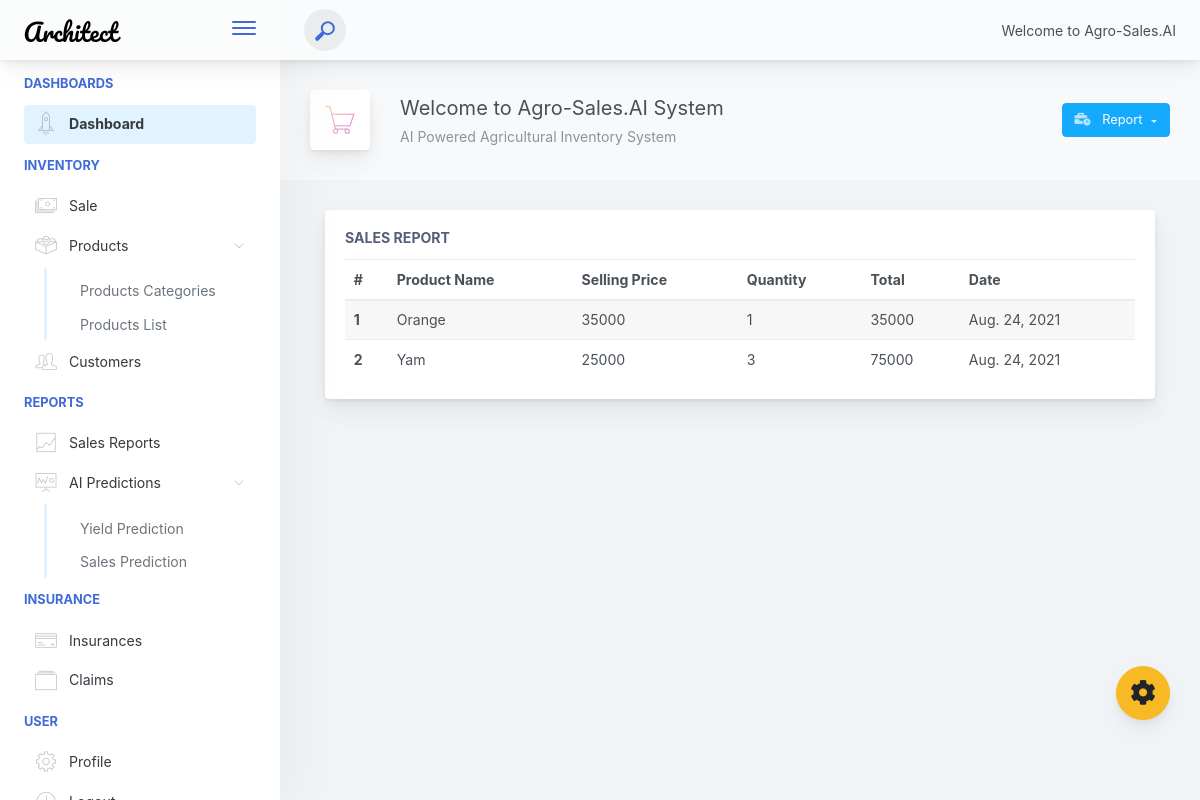
/report, run on an earlier commit of the app's database.
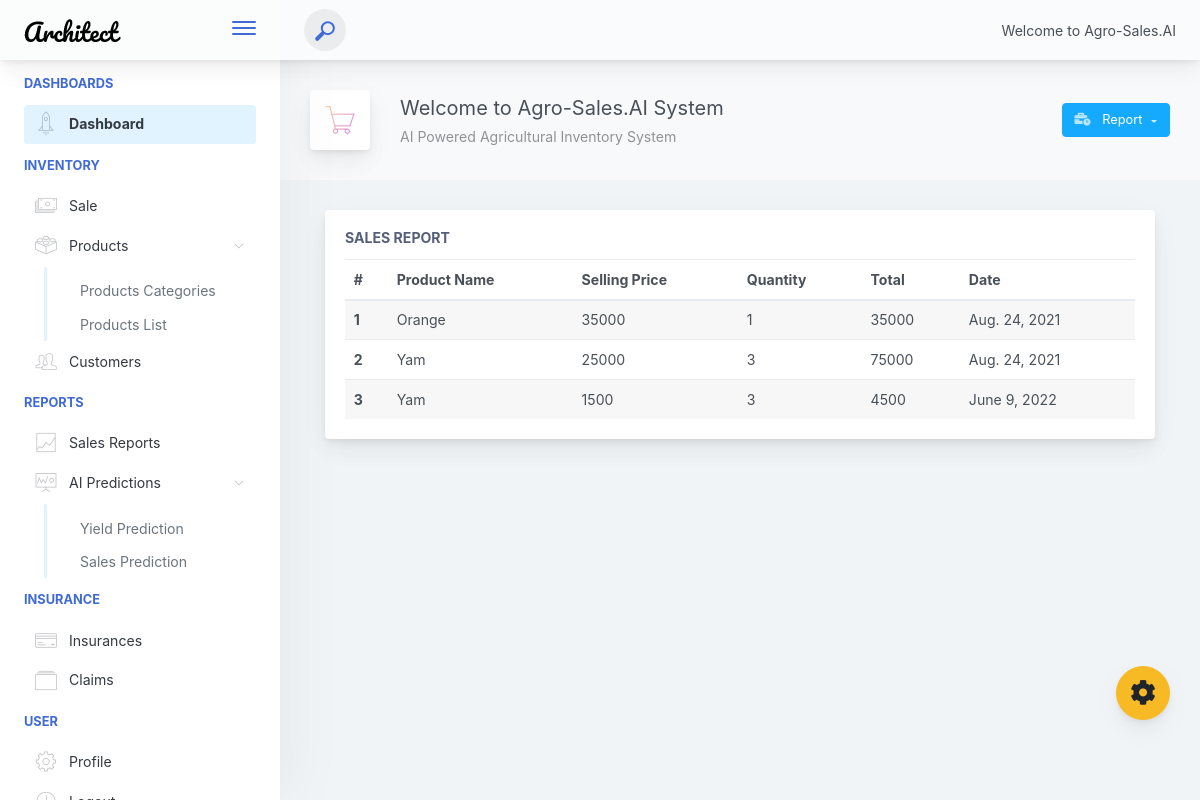
And on a later commit of the database.
### app/models.py (models this page shows, shortened)
class Sale(models.Model):
    products = models.ForeignKey('Product', null=True, on_delete=models.SET_NULL)
    selling_price = models.IntegerField()
    quantity = models.IntegerField()
    date_created = DateField(auto_now_add=True)
    @property
    def Total_sales(self):
        sales = self.selling_price
        quant = self.quantity
        total = sales * quant
        return total

class Product(models.Model):
    prod_name = models.CharField(max_length=50, null=True)
    prod_cat = models.ForeignKey(Category, db_column='cat_name', null=True, on_delete=models.SET_NULL)
    buying_price = models.IntegerField()
    prod_qty = models.IntegerField()
    date_created = models.DateField(auto_now_add=True)
    def __str__(self):
        return self.prod_name

### app/views.py (the view)
# urls.py: path('report', views.report, name='report'),
def report(request):
    reports = Sale.objects.all()
    pagination = Paginator(reports, 10)
    page_num = request.GET.get('page')
    pag_obj = pagination.get_page(page_num)
    context = {'pag_obj': pag_obj, 'reports': reports, }
    return render(request, 'report.html', context)

### app/templates/report.html
{% extends 'header.html' %}
{% block content %}
{% include 'sidebar.html' %}
<div class="app-main__outer">
    <div class="app-main__inner">
        <div class="app-page-title">
            <div class="page-title-wrapper">
                <div class="page-title-heading">
                    <div class="page-title-icon">
                        <i class="pe-7s-cart icon-gradient bg-mean-fruit">
                        </i>
                    </div>
                    <div>Welcome to Agro-Sales.AI System
                        <div class="page-title-subheading">AI Powered Agricultural Inventory System
                        </div>
                    </div>
                </div>
                <div class="page-title-actions">
                    <button type="button" aria-haspopup="true" aria-expanded="false"
                        class="btn-shadow dropdown-toggle btn btn-info">
                        <span class="btn-icon-wrapper pr-2 opacity-7">
                            <i class="fa fa-business-time fa-w-20"></i>
                        </span>
                        Report
                    </button>
                </div>
            </div>
        </div>
        <div class="col-lg-12">
            <div class="main-card mb-3 card">
                <div class="card-body">
                    <h5 class="card-title">Sales Report</h5>
                    <table style="width:100%;" class="mb-0 table table-striped">
                        <thead>
                            <tr>
                                <th>#</th>
                                <th>Product Name</th>
                                <th>Selling Price</th>
                                <th>Quantity</th>
                                <th>Total</th>
                                <th>Date</th>
                            </tr>
                        </thead>
                        <tbody>
                            {% for r in reports %}
                            <tr>
                                <th scope="row">{{r.id}}</th>
                                <td>{{r.products}}</td>
                                <td>{{r.selling_price}}</td>
                                <td>{{r.quantity}}</td>
                                <td>{{r.Total_sales}}</td>
                                <td>{{r.date_created}}</td>
                            </tr>
                            {% endfor %}
                        </tbody>
                    </table>
                </div>
            </div>
        </div>
    </div>
</div>
{% endblock content %}

What changed in the data, as far as the page shows it:
added Sale: id "3", products "Yam", selling_price "1500", quantity "3", Total_sales "4500", date_created "June 9, 2022"
